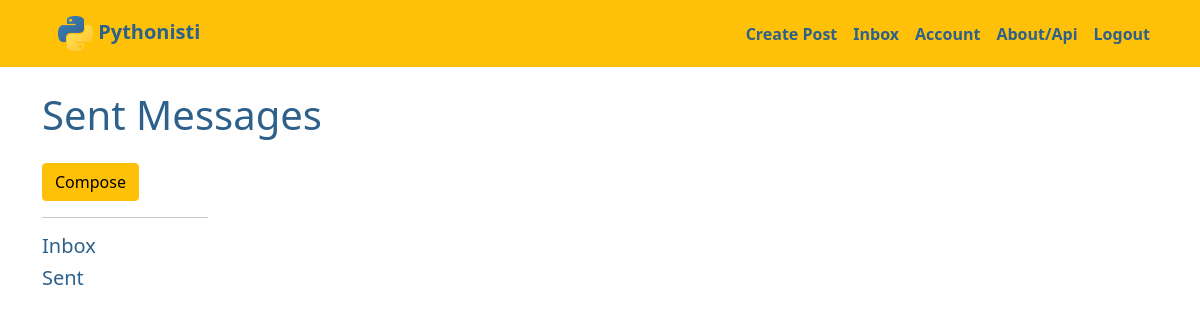
The app's page /mail/inbox_sent (signed in), older data.
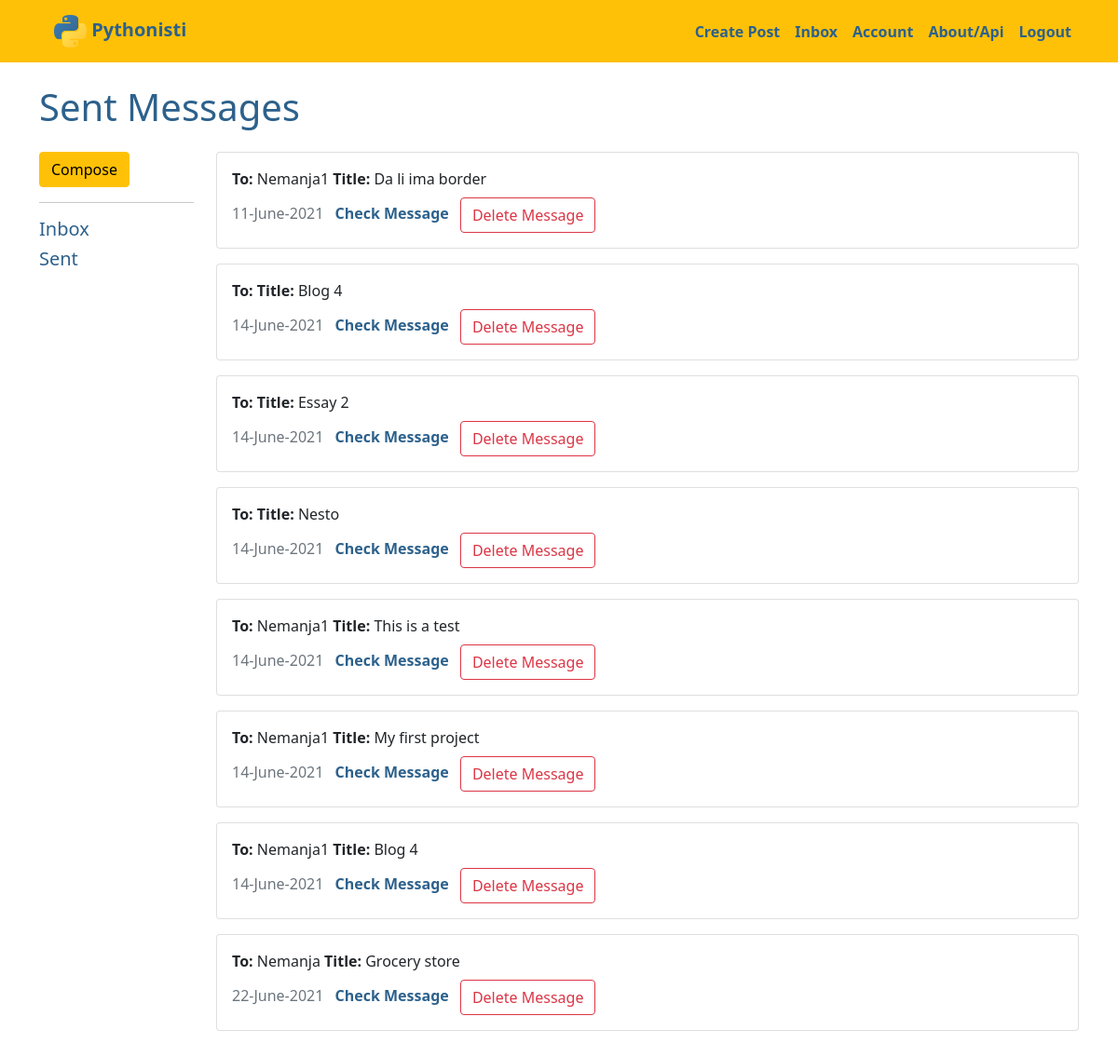
The same page, newer data.
### myproject/models.py (models this page shows, shortened)
class Message(db.Model):
    __tablename__ = 'messages'
    id = db.Column(db.Integer, primary_key=True)
    title = db.Column(db.String(125), nullable=False, index=True)
    date = db.Column(db.DateTime, nullable=False, default=datetime.utcnow, index=True)
    text = db.Column(db.Text, nullable=False, index=True)
    seen = db.Column(db.Boolean, nullable=False, default=False, index=True)
    MESSAGE_VISIBLE_TO = db.Column(db.Integer, nullable=True, default=0)
    sender_id = db.Column(db.Integer, db.ForeignKey('users.id'), nullable=False)
    receiver_id = db.Column(db.Integer, db.ForeignKey('users.id'), nullable=False)

class User(db.Model, UserMixin):
    __tablename__ = 'users'
    id = db.Column(db.Integer, primary_key=True)
    profile_image = db.Column(db.String(255), nullable=False, default='default_profile.png')
    email = db.Column(db.String(64), unique=True, index=True)
    username = db.Column(db.String(64), unique=True, index=True, nullable=False)
    password_hash = db.Column(db.String(255), nullable=False, index=True)
    posts = db.relationship('Blog', backref='author', lazy=True, cascade="all, delete-orphan")
    comments = db.relationship('Comment', backref='comment_author', lazy=True, cascade="all, delete-orphan")
    send_messages = db.relationship(
        'Message',
        backref='sender',
        foreign_keys='Message.sender_id',
        lazy=True,
        cascade="save-update")
    receive_messages = db.relationship(
        'Message',
        backref='receiver',
        foreign_keys='Message.receiver_id',
        lazy=True,
        cascade="save-update")

### myproject/mail/views.py (the view)
@messages_blueprint.route('/inbox_sent')
@login_required
def sent_messages():
    messages = Message.query.filter(and_(Message.sender_id == current_user.id,
                                    Message.MESSAGE_VISIBLE_TO.isnot(int(current_user.id)))).all()
    users = User.query.all()
    return render_template('inbox_sent_messages.html', messages=messages, users=users)

### myproject/models.py (called while the page is built)
@login_manager.user_loader
def load_user(user_id):
    return User.query.get(user_id)

### myproject/mail/templates/mail/inbox_sent_messages.html (shortened to what this page needs)
{% extends 'base.html' %}
{% block content %}
  <div class="jumbotron">
    <h1>Sent Messages</h1>
  </div>
<div class="row">
  <div class="col-md-2">
    <a href="{{ url_for('messages.create_message') }}" class="btn btn-warning">Compose</a>
    <hr>
    <a href="{{ url_for('messages.inbox') }}"><h5>Inbox</h5></a>
    <a href="{{ url_for('messages.sent_messages') }}"><h5>Sent</h5></a>
  </div>
    <div class="col-md-10 overflow_div">
      {% for message in messages %}
      {% if current_user.id == message.sender.id %}
        <div class="card mb-3" style="width: 100%;">
          <div class="card-body">
            <p class="card-title"><strong>To: </strong>{{ message.receiver.username|capitalize }} <strong>Title: </strong>{{ message.title|capitalize }}</p><label class="card-subtitle mb-2 text-muted">{{ message.date.strftime("%d-%B-%Y") }}</label>
            <a href="{{ url_for('messages.view_message', message_id=message.id) }}" class="card-link check_message_link">Check Message</a>
            <button type="button"
                class="btn btn-outline-danger"
                data-bs-toggle="modal"
                data-bs-target="#del_message{{ message.id }}">
                  Delete Message
            </button>
          </div>
        </div>
      {% endif %}
      {% endfor %}
    </div>
</div>
{% endblock %}

Row changes from the older to the newer data that the page shows:
added Message: receiver.username "Nemanja1", title "Da li ima border", date "11-June-2021"
added Message: title "Blog 4", date "14-June-2021"
added Message: title "Essay 2", date "14-June-2021"
added Message: title "Nesto", date "14-June-2021"
added Message: receiver.username "Nemanja1", title "This is a test", date "14-June-2021"
added Message: receiver.username "Nemanja1", title "My first project", date "14-June-2021"
added Message: receiver.username "Nemanja1", title "Blog 4", date "14-June-2021"
added Message: receiver.username "Nemanja", title "Grocery store", date "22-June-2021"
